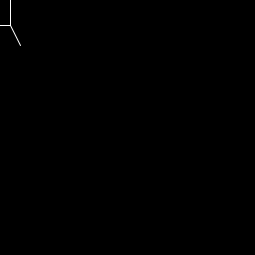
Frame 1 (no input)
Frame 60 (the mouse pressed at the canvas centre just before this capture): identical to frame 1, image omitted
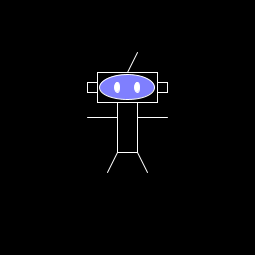
Frame 120 (the mouse held since frame 60 and released just before this capture)

The Processing sketch that drew these frames (run headless with seeded random() and noise(); from frame 60 on, the mouse is pressed at the canvas centre):

// Processing sketch: katamaki_dynamic
// ── katamaki_dynamic.pde
// Katamari-inspired shape by Aki, i.e. Katamaki

void setup() {
  size (255,255);
  smooth();
  frameRate (30);
}

void draw() {
background (0);
stroke (255);


noFill();
rectMode (CENTER);
rect (mouseX,mouseY,20,50); //body (100,100,20,50)
rect (mouseX,mouseY-40,60,30); //head
line (mouseX-40,mouseY-10,mouseX-10,mouseY-10); //right hand
line (mouseX+10,mouseY-10,mouseX+40,mouseY-10); //left hand
line (mouseX-10,mouseY+25,mouseX-20,mouseY+45); //right leg
line (mouseX+10,mouseY+25,mouseX+20,mouseY+45); // left leg

ellipseMode (CENTER);
fill (mouseX, mouseY, mouseX+mouseY); //color changes
ellipse (mouseX,mouseY-40,55,25); //face

fill(255);
ellipse(mouseX-10,mouseY-40,5,10); //right eye
ellipse(mouseX+10,mouseY-40,5,10); //left eye

noFill();
rect (mouseX-35,mouseY-40,10,10); //right ear
rect (mouseX+35,mouseY-40,10,10); //left ear
line (mouseX,mouseY-55,mouseX+10,mouseY-75); //hat

}

void mousePressed() {
  println("Katamari!");
}

void keyPressed() {
  background (255);
}
